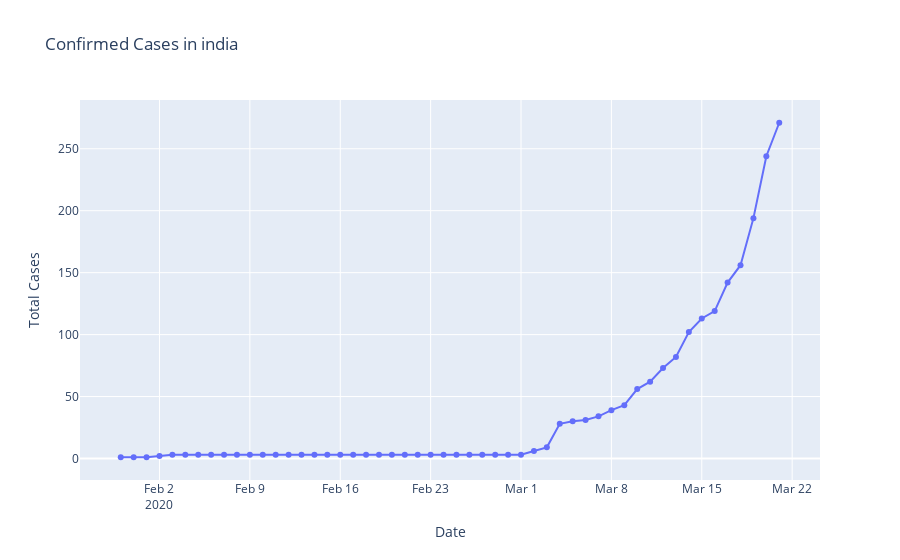

Write notebook code for a chart like this one.
### Code cell
#matplotlib
fig=plt.figure()
axes=fig.add_axes([0.1,0.1,0.8,0.8])
axes.scatter(df_India["Date"],df_India["Total Cases"],color='blue',marker='*')
axes.set_xlabel("Date")
axes.set_ylabel("Total Cases")
axes.set_title("Confirmed Cases in India")
plt.show()

#plotly
fig= go.Figure()
fig.add_trace(go.Scatter(x=df_India['Date'],y=df_India['Total Cases'],mode='lines+markers'))
fig.update_layout(title='Confirmed Cases in india',xaxis=dict(title='Date'),yaxis=dict(title='Total Cases'))
fig.show()

#plotly Express
fig=px.scatter(df_India,x="Date",y="Total Cases",color="Total Cases",title='Confirmed Cases in India')
fig.show()

### Figure 1 — Plotly figure (JSON) as saved in the notebook; plotly's stock layout.template omitted (floating-point values rounded to 4 significant figures)
{"data": [{"mode": "lines+markers", "type": "scatter", "x": ["2020-01-30T00:00:00", "2020-01-31T00:00:00", "2020-02-01T00:00:00", "2020-02-02T00:00:00", "2020-02-03T00:00:00", "2020-02-04T00:00:00", "2020-02-05T00:00:00", "2020-02-06T00:00:00", "2020-02-07T00:00:00", "2020-02-08T00:00:00", "2020-02-09T00:00:00", "2020-02-10T00:00:00", "2020-02-11T00:00:00", "2020-02-12T00:00:00", "2020-02-13T00:00:00", "2020-02-14T00:00:00", "2020-02-15T00:00:00", "2020-02-16T00:00:00", "2020-02-17T00:00:00", "2020-02-18T00:00:00", "2020-02-19T00:00:00", "2020-02-20T00:00:00", "2020-02-21T00:00:00", "2020-02-22T00:00:00", "2020-02-23T00:00:00", "2020-02-24T00:00:00", "2020-02-25T00:00:00", "2020-02-26T00:00:00", "2020-02-27T00:00:00", "2020-02-28T00:00:00", "2020-02-29T00:00:00", "2020-03-01T00:00:00", "2020-03-02T00:00:00", "2020-03-03T00:00:00", "2020-03-04T00:00:00", "2020-03-05T00:00:00", "2020-03-06T00:00:00", "2020-03-07T00:00:00", "2020-03-08T00:00:00", "2020-03-09T00:00:00", "2020-03-10T00:00:00", "2020-03-11T00:00:00", "2020-03-12T00:00:00", "2020-03-13T00:00:00", "2020-03-14T00:00:00", "2020-03-15T00:00:00", "2020-03-16T00:00:00", "2020-03-17T00:00:00", "2020-03-18T00:00:00", "2020-03-19T00:00:00", "2020-03-20T00:00:00", "2020-03-21T00:00:00"], "y": [1, 1, 1, 2, 3, 3, 3, 3, 3, 3, 3, 3, 3, 3, 3, 3, 3, 3, 3, 3, 3, 3, 3, 3, 3, 3, 3, 3, 3, 3, 3, 3, 6, 9, 28, 30, 31, 34, 39, 43, 56, 62, 73, 82, 102, 113, 119, 142, 156, 194, 244, 271]}], "layout": {"title": {"text": "Confirmed Cases in india"}, "xaxis": {"title": {"text": "Date"}}, "yaxis": {"title": {"text": "Total Cases"}}}}
